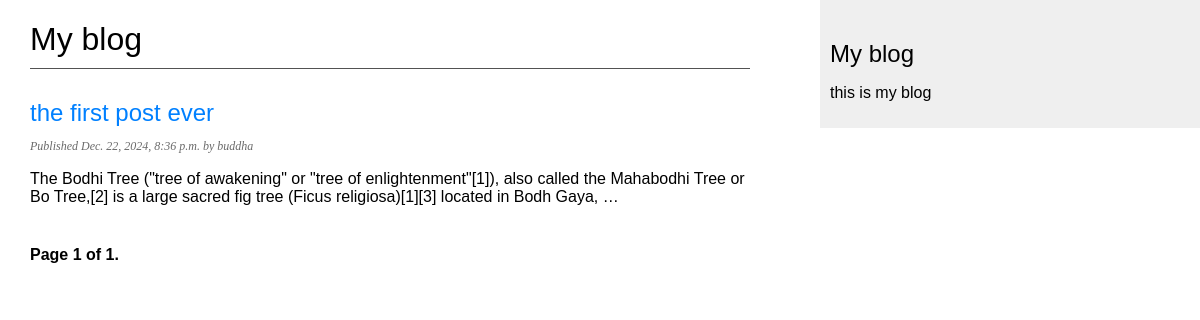
The page /blog/ on the database as committed earlier.
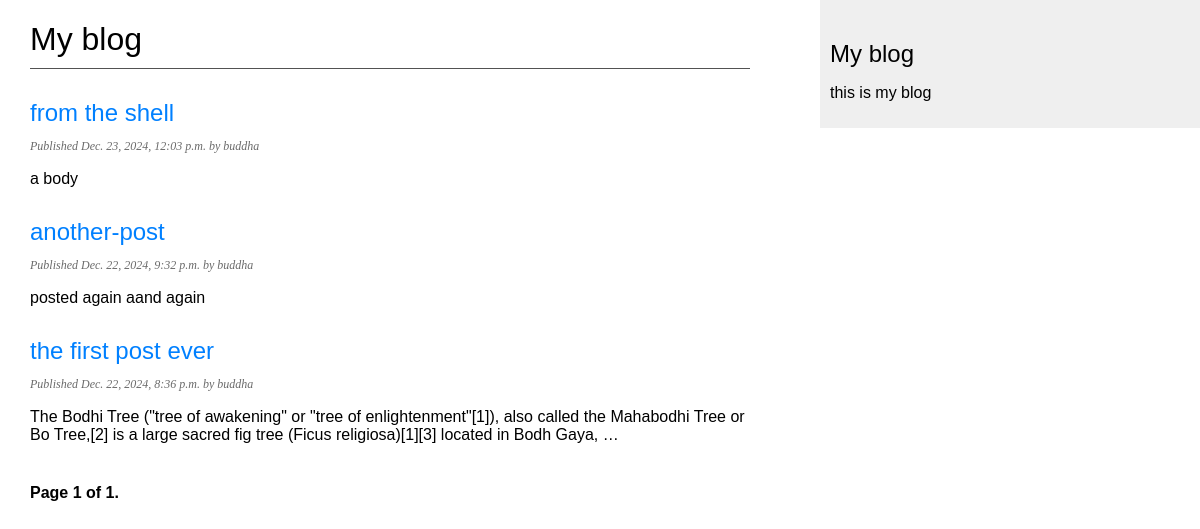
The same page on the database as committed later.
### blog/models.py (models this page shows, shortened)
class Post (models.Model):
    class Status(models.TextChoices):
        DRAFT = 'DR', 'Draft'
        PUBLISHED = 'PB', 'Published'
    objects = models.Manager()
    published = PublishedManager()
    title = models.CharField(max_length=50)
    slug = models.SlugField(max_length=100, unique_for_date='publish')
    body = models.TextField()
    publish = models.DateTimeField(default=timezone.now)
    created = models.DateTimeField(auto_now_add=True)
    updated = models.DateTimeField(auto_now=True)
    status = models.CharField(max_length=2,
                              choices=Status,
                              default=Status.DRAFT)
    author = models.ForeignKey(settings.AUTH_USER_MODEL,
                               on_delete=models.CASCADE,
                               related_name="blog_posts")
    class Meta:
        ordering = ['-publish']
        indexes = [
            models.Index(fields=['-publish']),
            ]
    def get_absolute_url(self):
        return reverse("blog:post_detail", args=[self.publish.year,
                                                 self.publish.month,
                                                 self.publish.day,
                                                 self.slug])

### blog/views.py (the view)
# urls.py: path('', views.PostListView.as_view(), name='post_list'),
class PostListView(ListView):
    queryset = Post.published.all()
    context_object_name = 'posts'
    paginate_by = 3
    template_name = 'blog/post/list.html'

### blog/templates/blog/post/list.html (shortened to what this page needs)
{% extends "blog/base.html" %}
{% block content %}
    <h1>My blog</h1>
    {% for post in posts%}
        <h2>
            <a href="{{ post.get_absolute_url }}">
                {{ post.title }}
            </a>
        </h2>
        <p class="date">
            Published {{ post.publish }} by {{ post.author }}
        </p>
        {{ post.body | truncatewords:30 | linebreaks }}
    {% endfor %}
    {% include "pagination.html" with page=page_obj %}
{% endblock %}

Rows that differ between the two databases and show on the page:
now on this page (row edited): Post: title "from the shell", publish "Dec. 23, 2024, 12:03 p.m.", author "buddha", body "a body"
now on this page (row edited): Post: title "another-post", publish "Dec. 22, 2024, 9:32 p.m.", author "buddha", body "posted again aand again"
